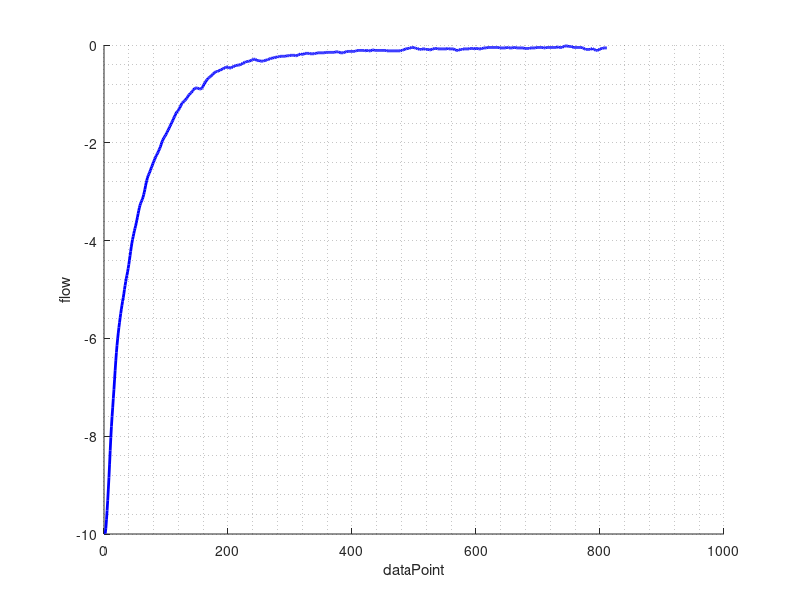

The MATLAB source for this figure: (Note: this script raises an error after producing the figure.)
% Written by Sarah Howe in octave
% May not be compatible with matlab
%
% Playing with spirometry data

% Clean up
clc
close all
clear

% Automatic debugging
debug_on_interrupt(0);
debug_on_warning(1);
debug_on_error(1);

% Load some data
load SpirometryData.mat;
loops = data.Loops;
band = data.Banding;
normal = data.Normal;
inflated = data.Inflated;

% start loops
flow = loops.Flow;
pressure = loops.Pressure;

% sampling frequency 125 Hz
Hz = 125;

% time for plotting
time = (1:size(flow))*(1/Hz);

% Calc volume.
% This drifts over many breaths
% best to go breath to breath
vol = cumtrapz(flow*(1/Hz));

% Atmospheric pressure in kpa
p_atm = 101.35; %kPa

%~~~~~~~~~~~~~~~~~~~~~~~~~~~~~~~~~~~~~~~~~~~~~
% Treating the data as from an RC-circuit
%
% Flow is current
% Pressure is voltage
% Resistance is resistance
% Compliance is capacitance
%~~~~~~~~~~~~~~~~~~~~~~~~~~~~~~~~~~~~~~~~~~~~

% Looks like an RC curve at end of forced exp?
% Cause? Lung relaxing after muscles release???

% RC curve range
start = 1190;
stop = 2000;

figure(1)
hold on
plot(flow(start:stop), 'b', 'linewidth', 2)
xlabel("dataPoint")
ylabel("flow")
grid minor
hold off

% Least squares fit of curve
curveStart = start;
curveDataEnd = stop;

% set stopping point of fit at 90% flow drop
drop = 0.9*flow(curveStart)-flow(curveDataEnd);

% find the index of the stopping point
index = 0;
stillLooking = 1;
for i = curveStart:curveDataEnd
    if(stillLooking)
        if(flow(i) > drop)
            index = i;
            stillLooking = 0;
        end
    end
end
curveStop = CurveStart+index;

% set up matrices
measurements = log(-flow(curveStart:curveStop));
one = ones(1, curveStop-curveStart+1);
times = -(time(curveStart:curveStop)-time(curveStart));

% OMG least squares!!!
results = [one', times']\measurements;

% extract info
startPoint = exp(results(1));
EoR = results(2);

% remake curve from info
newValues = startPoint*exp(times*EoR);

% compare new and old
figure(1)
hold on
plot(-newValues, 'm')
legend("original", "LSQ fit");
hold off


%E = zeros(1,1200);
%R = zeros(1,1200);
%pi = p_atm;
%for i = 4:1200
%    vi = vol(i) - offset;
%    if vi == 0
%        E(i) = 0;
%    else
%        E(i) = pi/vi;
%    endif
%    params = [vol(i-3:i)-offset, flow(i-3:i)]\(pi*ones(4, 1));
%    E(i) = params(1);
%    R(i) = params(2);
%endfor

%figure
%hold on
%subplot(4, 1, 1)
%hold on
%plot(time(1:1200), flow(1:1200))
%plot(time(740), flow(740), 'rx')
%hold off
%grid minor
%legend("flow")
%ylabel("l/s")
%xlabel("s")
%subplot(4, 1, 2)
%hold on
%plot(time(1:1200), vol(1:1200)-offset+3)
%plot(time(740), vol(740)-offset, 'rx')
%hold off
%legend("volume")
%grid minor
%ylabel("L")
%xlabel("s")
%subplot(4, 1, 3)
%hold on
%plot(time(1:1200), E)
%plot(time(740), E(740), 'rx')
%hold off
%grid minor
%ylabel("E")
%subplot(4, 1, 4)
%hold on
%plot(time(1:1200), R)
%plot(time(740), R(740), 'rx')
%hold off
%grid minor
%ylabel("R")
